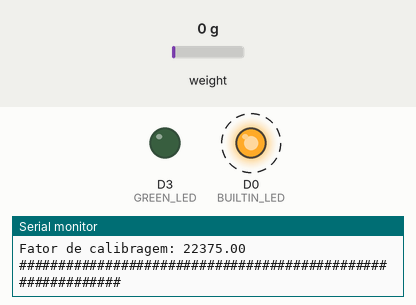
This sketch was run on a simulated ESP8266 (NodeMCU). On the bench: output pins drawn as LEDs (lit = HIGH), the last lines printed to the serial monitor. Dashed ring = blinking. The test bench sets the inputs (shaded band); at power-on: weight on the scale 0 g. WiFi joins after 1.5 s; servers stay silent unless stated.

Above: at 4.0 s.
4.1 s: weight on the scale set to 915 g
7.1 s: weight on the scale set to 1056 g
At 7.78 s:
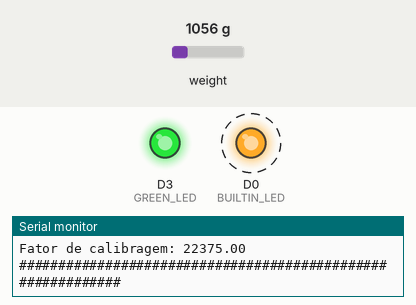
13.1 s: weight on the scale set to 100 g
At 13.51 s:
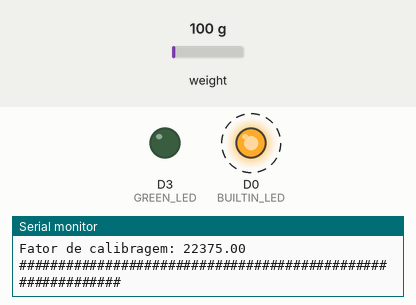
16.1 s: weight on the scale set to 1250 g
At 16.56 s:
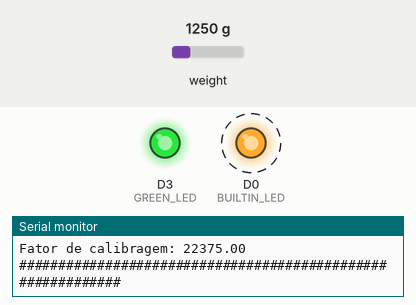
Timing chart, 0 to 20.1 s (numbered marks = the images above; inputs shaded):
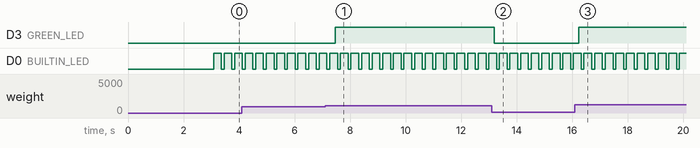

Measured:
- the behaviour switches between 999 and 1000 g on weight on the scale (found by bisection; images 0 and 1)
- after the input at 7.1 s, D3 (GREEN_LED): LOW → HIGH after 0.37 s
- after the input at 13.1 s, D3 (GREEN_LED): HIGH → LOW after 0.10 s
- after the input at 16.1 s, D3 (GREEN_LED): LOW → HIGH after 0.14 s
- by itself, D0 (BUILTIN_LED): alternates HIGH for 0.28 s and LOW for 0.10 s

The sketch:

sketch.ino
```cpp
#define BLYNK_PRINT Serial
#define BUILTIN_LED D0        // Led interno do Nodemcu.
#define DOUT  D1              // Porta digital de output serial do componente HX711.
#define CLK  D2               // Porta do clock do input serial.
#define GREEN_LED D3          // Porta digital do LED Verde.
#define VIRTUAL_PORT_1 V1     // Portal virtual 1 do Blynk
#define VIRTUAL_PORT_2 V2     // Portal virtual 2 do Blynk
#define VIRTUAL_PORT_3 V3     // Portal virtual 3 do Blynk
#define VIRTUAL_PORT_4 V4     // Portal virtual 4 do Blynk
#define VIRTUAL_PORT_4 V5     // Portal virtual 5 do Blynk

#include <HX711.h>
#include <ESP8266WiFi.h>
#include <BlynkSimpleEsp8266.h>

HX711 scale(DOUT, CLK); // Criação do objeto que representa a balança.

char ssid[] = "nome_da_rede";                             // Nome da rede wifi em que o Nodemcu será conectado.
char pswd[] = "senha_da_rede";                            // Senha da rede wifi em que o Nodemcu será conectado.
char auth[] = "ws_cJB9BgAMi-BZhx9j-I82vsXu3eyQv";         // Token de autenticação do aplicativo da Blynk que permite a conexão do Nodemcu ao servidor.

float calibration_factor = 22375.00;      // Fator de calibragem da balança.
float current_weight = 0;                 // Variável que guarda o peso atual da balança.
int rounded_weight = 0;                   // Variável que guarda o peso em gramas.
bool notifyUser = 0;                      // Variável que serve para checar se o aplicativo enviará uma notificação ou não.
bool isDirty = 0;                         // Variável que serve para checar se o lcd precisa ser limpado.

BlynkTimer timer;               // Timer do Blynk.
WidgetLCD lcd(VIRTUAL_PORT_3);  // LCD do Blynk.
WidgetLED led(VIRTUAL_PORT_2);  // LED do Blynk.

void blinkLED(int port, int delay_time);                             // Função que faz o LED interno piscar. Serve puramente para debug.
bool checkWeight(int weight, int threshold, int port);               // Função que checa se o peso está acima do limiar definido.
void send_notification(bool notifyUser);                             // Função que envia uma notificação ao usuário.
void send_weight();                                                  // Função que envia o peso atual ao aplicativo.
void print_info();                                                   // Função que imprime as informações do peso atual e do peso arrendodado no monitor serial.
void clear_lcd();                                                    // Função que limpa o LCD dependendo da variável isDirty.

BLYNK_WRITE(V4)      // Função que checa a borda de subida da porta virtual 5 e diminui o fator de alibragem em 100
{
  int pinValue = param.asInt();
  Serial.print("Pin value (V4): ");Serial.println(pinValue);
  calibration_factor -= 100;
}

BLYNK_WRITE(V5)      // Função que checa a borda de subida da porta virtual 5 e aumenta o fator de alibragem em 100
{
  int pinValue = param.asInt();
  Serial.print("Pin value (V5): ");Serial.println(pinValue);
  calibration_factor += 100;
}

void setup() {
  pinMode (BUILTIN_LED, OUTPUT);
  pinMode (GREEN_LED, OUTPUT);

  Serial.begin(9600);
  Blynk.begin(auth, ssid, pswd); // Conexão do Nodemcu com o servidor da nuvem da Blynk.

  scale.set_scale();             // Função que seta o fator de calibragem da balança com o fator de calibragem padrão da classe.
  scale.tare();                  // Reseta o valor da balança para zero.

  timer.setInterval(100L, send_weight);
  timer.setInterval(10000L, clear_lcd);
}

void loop() {
  Blynk.run();  // Função que mantém as rotinas da biblioteca rodando.
  timer.run();  // Função que executa um ciclo do relógio interno do Nodemcu através da biblioteca do Blynk.

  scale.set_scale(calibration_factor);            // Função que seta o fator de calibragem da balança com o valor correto.
  current_weight = scale.get_units();             // A função get_units() retorna o valor atual da balança já convertido para kg e ele é guardado na variável current_weight.

  rounded_weight = current_weight * 1000;
  rounded_weight = round(abs(rounded_weight));
  notifyUser = checkWeight(rounded_weight, 1000, GREEN_LED);

  send_notification(notifyUser);

  print_info();

  blinkLED (BUILTIN_LED, 100);
}

void blinkLED (int port, int delay_time) {
  digitalWrite(port, LOW);
  delay(delay_time);

  digitalWrite(port, HIGH);
  delay(delay_time);
}

bool checkWeight(int weight, int threshold, int port){
  if (weight >= threshold){
    digitalWrite(port, HIGH);
    led.on();
    return true;
  }

  digitalWrite(port, LOW);
  led.off();
  return false;
}

void send_notification(bool notifyUser){
  if (notifyUser){
    Blynk.notify("Ei, tem alguém no seu sensor! É bom dar uma olhada.");
    lcd.clear();
    lcd.print(0, 0, "Individuo");
    lcd.print(0, 1, "Detectado!");
    isDirty = true;
  }
}

void send_weight(){
  Blynk.virtualWrite(VIRTUAL_PORT_1, rounded_weight); // Envia o valor do peso atual em gramas para a porta virtual 1 do aplicativo Blynk.
}

void clear_lcd(){
  if (isDirty){
    lcd.clear();
    isDirty = false;
  }
}

void print_info(){
  Serial.print("Peso atual: "); Serial.print(current_weight, 4);Serial.println(" kg");
  Serial.print("Peso arredondado: "); Serial.print(rounded_weight);Serial.println(" g");
  Serial.print("Fator de calibragem: "); Serial.print(calibration_factor);Serial.println();
  Serial.println("############################################################");
}
```
